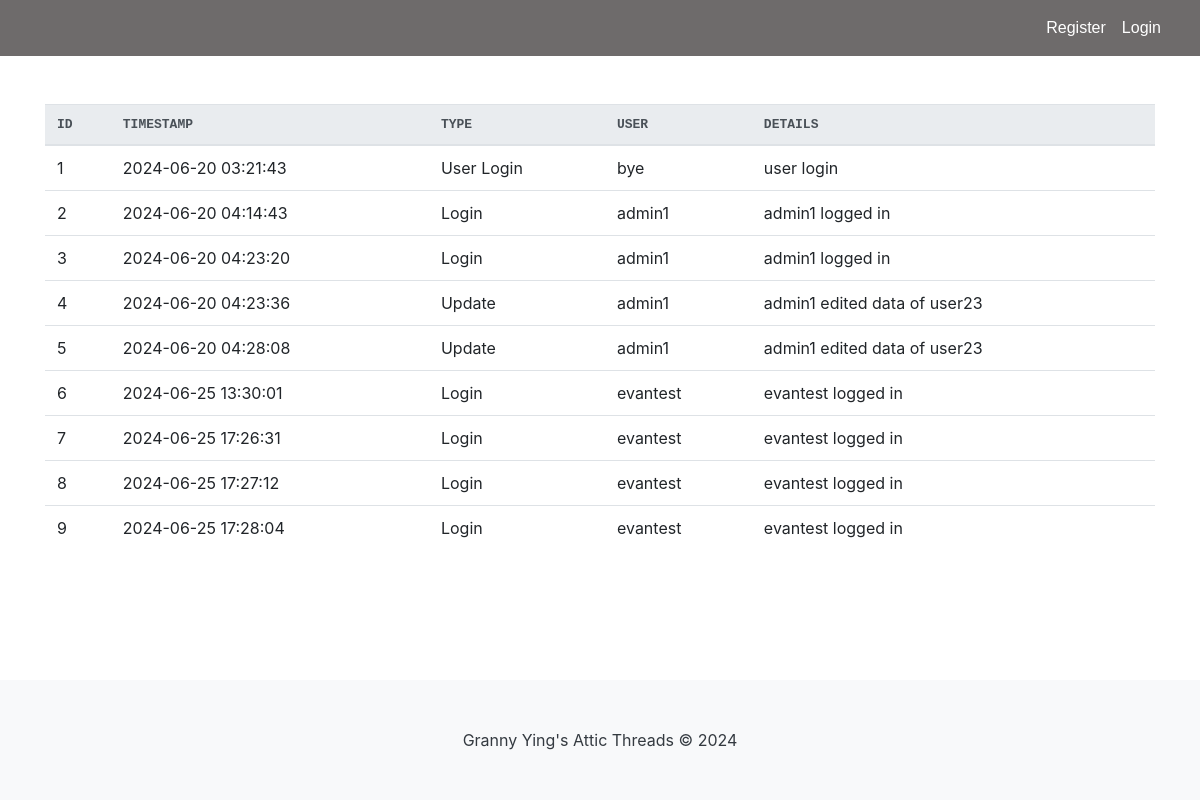
Page /logs on the earlier database version.
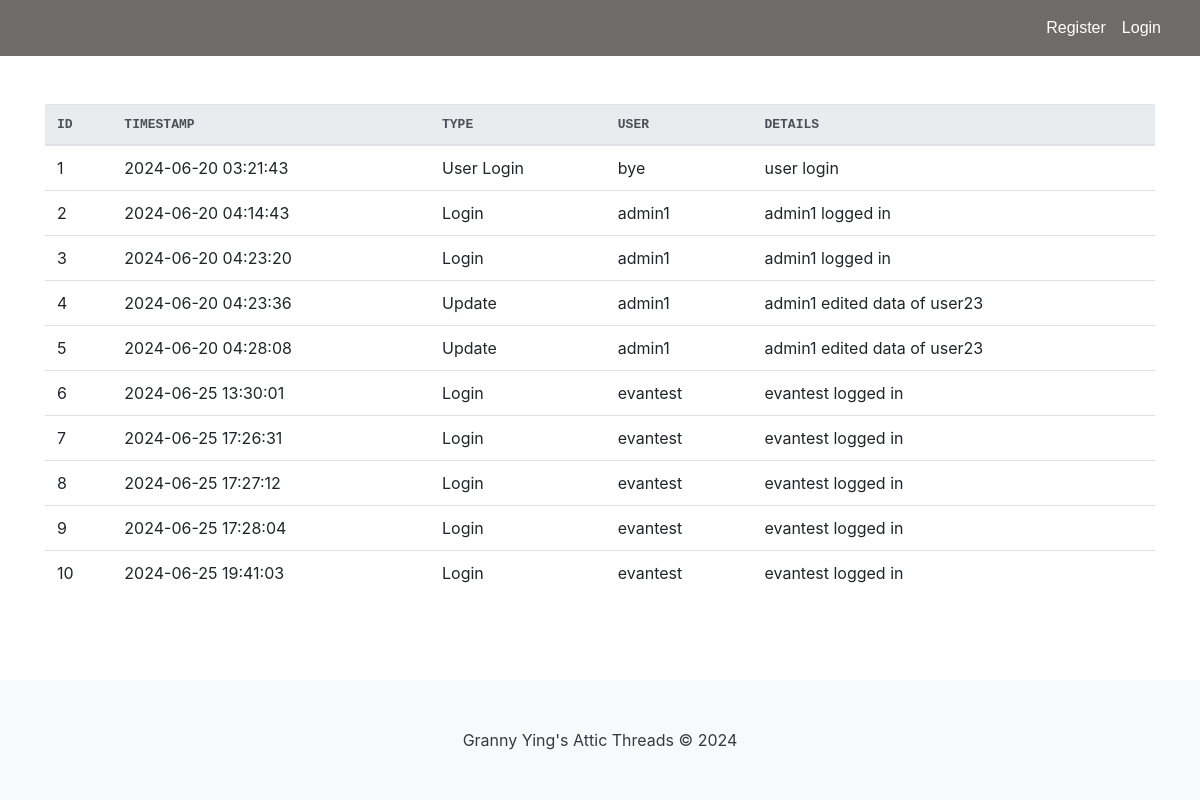
Same page on the later database version.
### tables this page shows
CREATE TABLE Logs (
        id INTEGER PRIMARY KEY AUTOINCREMENT,
        timestamp TEXT DEFAULT CURRENT_TIMESTAMP,
        event_type TEXT,
        user_id INTEGER,
        details TEXT
    );

### app.py (the view)
@app.route("/logs")
def logs():
    con = sqlite3.connect("database.db")
    con.row_factory = sqlite3.Row
    cur = con.cursor()
    cur.execute("SELECT * FROM Logs")
    rows = cur.fetchall()
    con.close()
    return render_template("logs.html", rows=rows)

### app.py (called while the page is built)
@app.before_request
def make_session_permanent():
    session.permanent = True
    app.permanent_session_lifetime = timedelta(hours=1)
    session.modified = True

### templates/logs.html (shortened to what this page needs)
<html lang="en">
{% include "header.html" %}
<head>
        {% block content %} -->
    {% include "navbar.html" %}
    <link rel="stylesheet" href="https://stackpath.bootstrapcdn.com/bootstrap/4.3.1/css/bootstrap.min.css">
</head>
<body>
    <div class="container mt-5">
        <table class="table table-hover">
            <thead class="thead-light">
                <tr>
                    <th>ID</th>
                    <th>Timestamp</th>
                    <th>Type</th>
                    <th>User</th>
                    <th>Details</th>
                </tr>
            </thead>
            <tbody>
                {% for row in rows %}
                <tr>
                    <td>{{ row["id"] }}</td>
                    <td>{{ row["timestamp"] }}</td>
                    <td>{{ row["event_type"] }}</td>
                    <td>{{ row["user_id"] }}</td>
                    <td>{{ row["details"] }}</td>
                </tr>
                {% endfor %}
            </tbody>
        </table>
    </div>
    {% include "footer.html" %}
</body>
</html>
{% endblock %}

### templates/header.html (shortened to what this page needs)
<head>
    <link rel="stylesheet" type="text/css" href="{{ url_for('static', filename='css/site.css')}}" />
    <link rel="stylesheet" href="https://cdn.jsdelivr.net/npm/bootstrap@4.1.3/dist/css/bootstrap.min.css">
    <link rel="stylesheet" href="https://cdn.jsdelivr.net/npm/bootstrap-select@1.13.14/dist/css/bootstrap-select.min.css">
</head>

### templates/navbar.html (shortened to what this page needs)
<nav class="navbar navbar-expand-lg">
    <div class="container justify-content-end">
        <ul class="navbar-nav ml-auto">
            {% if 'name' and 'role' not in session %}
            <li class="nav-item">
                <a href="{{ url_for('register') }}" class="nav-link">Register</a>
            </li>
            <li class="nav-item">
                <a href="{{ url_for('login') }}" class="nav-link">Login</a>
            </li>
            {% endif %}
        </ul>
    </div>
</nav>

### templates/footer.html
<footer class="py-5" style="margin-top: auto; background-color: #f8f9fa;">
   <div class="container text-center">
       <span class="text-dark">Granny Ying's Attic Threads &copy; 2024</span>
   </div>
</footer>

### static/css/site.css (style rules this page uses)
.navbar { background-color: rgb(110, 107, 107); font-size: 1em; font-family: 'Trebuchet MS', 'Lucida Sans Unicode', 'Lucida Grande', 'Lucida Sans', Arial, sans-serif; color: white; padding: 8px 5px; }
.navbar a { text-decoration: none; color: inherit; }
html, body { height: 100%; margin: 0; padding: 0; }
body { display: flex; flex-direction: column; }
footer { background-color: rgb(86, 136, 132); width: 100%; flex-shrink: 0; }

### templates/logs.html (style rules this page uses)
th { font-family: monospace; text-transform: uppercase; }

Differences in the rows shown:
added Logs: id "10", timestamp "2024-06-25 19:41:03", event_type "Login", user_id "evantest", details "evantest logged in"
